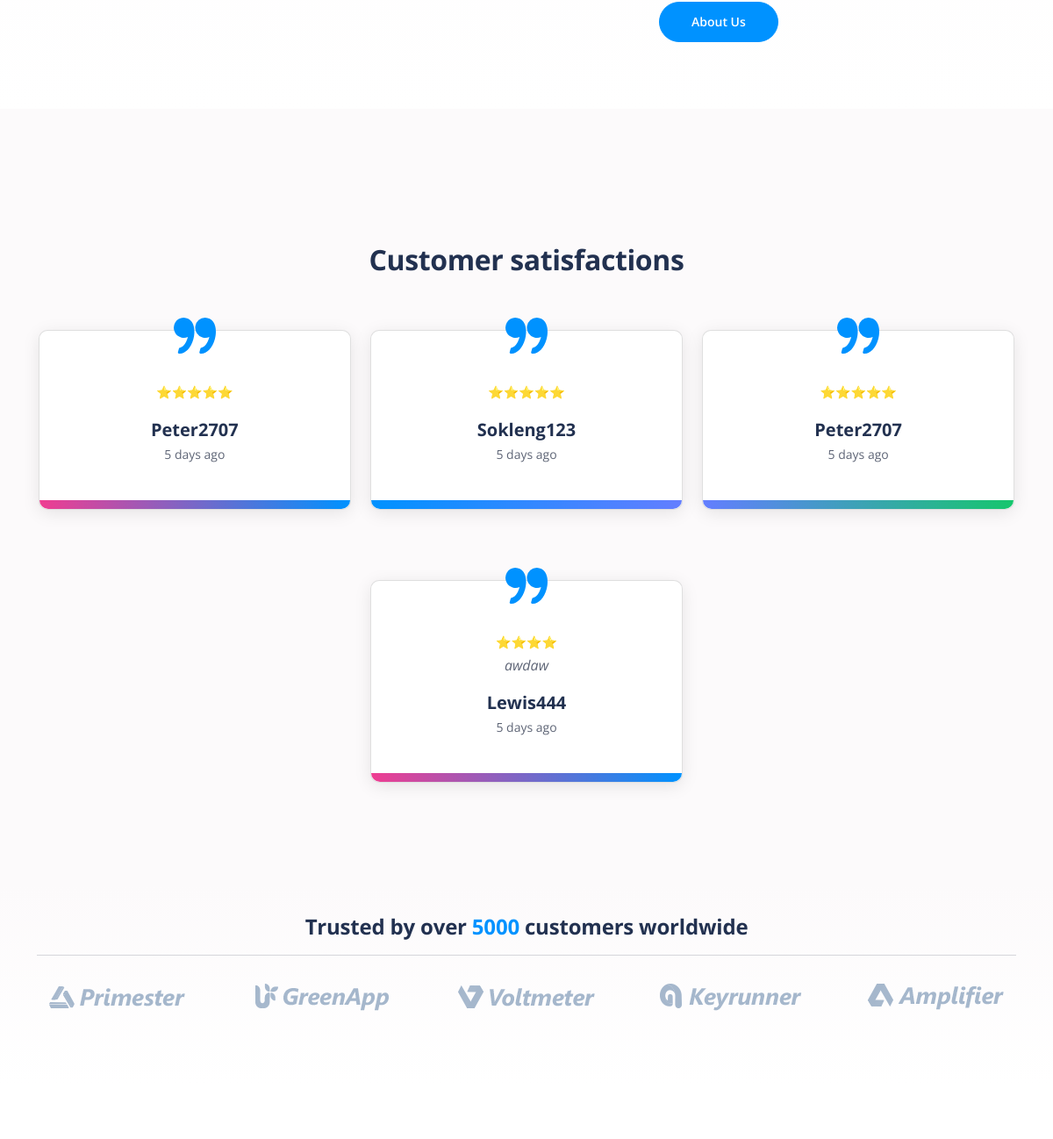
Before: /view/index.php (middle part) with the older database file.
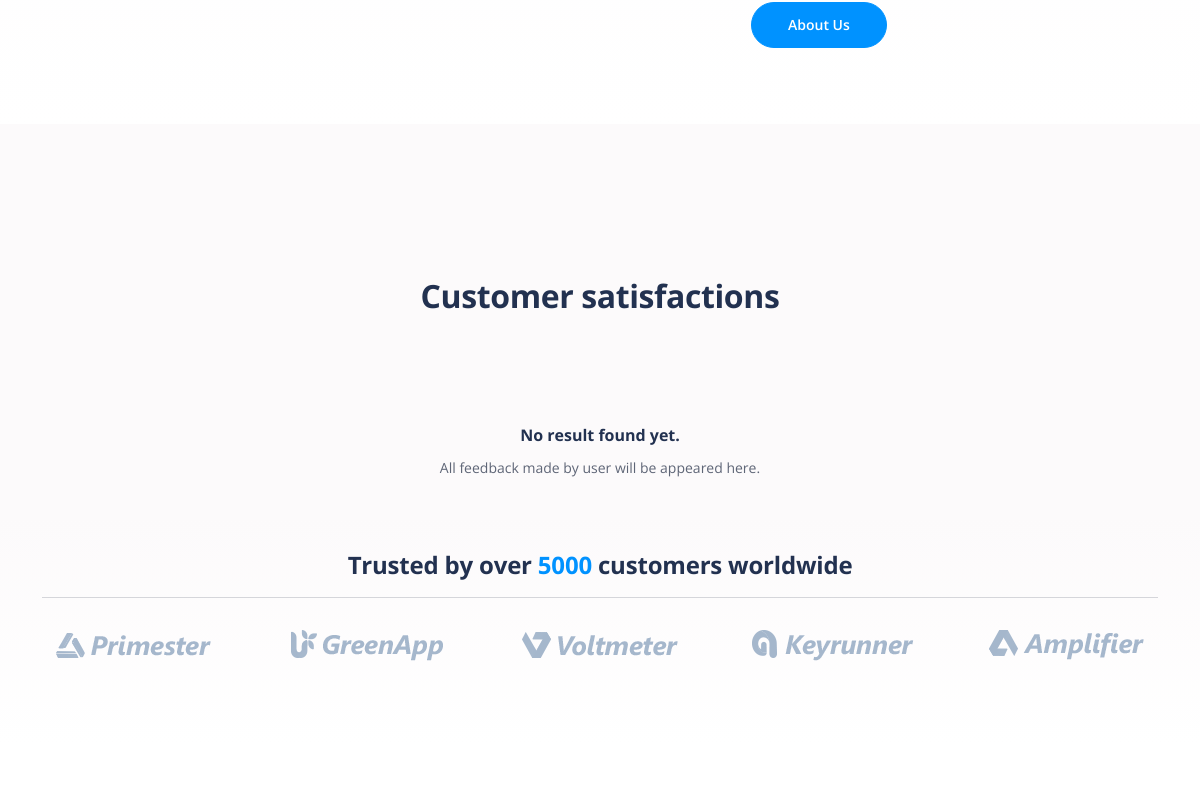
After: the same page with the newer database file.
### tables this page shows
CREATE TABLE `jobmatch` (
  `id` int(11) NOT NULL,
  `employer` text NOT NULL,
  `jobSeeker` text NOT NULL,
  `jobPostID` int(11) NOT NULL,
  `percentage` int(11) NOT NULL,
  `rating` int(11) DEFAULT NULL,
  `feedback` text DEFAULT NULL,
  `date` timestamp NOT NULL DEFAULT current_timestamp() ON UPDATE current_timestamp()
);

### controller/admin_controller.php (called while the page is built, shortened)
<?php
class AdminController {
    public function getAllFeedback() {
        require_once '../model/admin_model.php';
        include '../model/db_connection.php';
        $adminModel = new AdminModel();
        return $adminModel->getAllFeedback($db);
    }
}

### model/admin_model.php (called while the page is built, shortened)
<?php
class AdminModel {
	public function getAllFeedback($db) {
		require_once '../model/job_object.php';
		require_once '../model/matchmaking_model.php';
		$mm = new MatchmakingModel();
		$allFeedbacks = array();
		$query = "SELECT * FROM jobmatch ORDER BY id";
		$result = $db->query($query);
		$numResults = $result->num_rows;
		for ($i = 0; $i < $numResults; $i++) {
			$row = $result->fetch_assoc();
			if($row['rating'] != NULL || $row['rating'] > 1){
				$timeElapsed = $mm->getTimeElapsed($row['date']);
				$allFeedbacks[$i] = new Feedback($row['id'], $row['jobSeeker'], $row['employer'], intval($row['rating']), $row['feedback'], $timeElapsed);
			}
		}
		return $allFeedbacks;
	}
}

### model/matchmaking_model.php (called while the page is built, shortened)
<?php
class MatchmakingModel {
	function getTimeElapsed($date, $tense = 'ago') {
		static $periods = array('year', 'month', 'day', 'hour', 'minute', 'second');
		$now  = new DateTime('now');
		$date = new DateTime($date);
		$diff = $now->diff($date)->format('%y %m %d %h %i %s');
		$diff = explode(' ', $diff);
		$diff = array_combine($periods, $diff);
		$diff = array_filter($diff);
		$period = key($diff);
		$value  = current($diff);
		if (!$value) {
			$period = 'seconds';
			$value  = 0;
		} else {
			if ($value > 1) {
				$period .= 's';
			}
		}
		return "$value $period $tense";
	}
}

### model/job_object.php (called while the page is built, shortened)
<?php
class Feedback{
    public function __construct($id, $jobseeker, $employer, $rating, $comment, $date) {
        $this->jobseeker = $jobseeker;
        $this->rating = $rating;
        $this->comment = $comment;
        $this->date = $date;
    }
}

### view/index.php (the view, shortened to what this page needs)
<?php
require_once '../controller/admin_controller.php';
$ac = new AdminController();
$allFeedbacks = $ac->getAllFeedback();
?>
<!DOCTYPE html>
<html lang="en">
<head>
    <?php
        require_once("component/header.php");
    ?>
</head>
<body data-bs-spy="scroll" data-bs-target="#navbarExample">
    <div id=aboutUs class="basic-1">
        <div class="container">
            <div class="row">
                <div class="col-lg-6 col-xl-7">
                </div>
                <div class="col-lg-6 col-xl-5">
                    <div class="text-container">
                        <a class="btn-solid-reg" href="aboutus.php">About Us</a>
                    </div>
                </div>
            </div>
        </div>
    </div>
    <div class="cards-2 bg-gray">
        <div class="container">
            <div class="row">
                <div class="col-lg-12">
                    <h2 class="h2-heading">Customer satisfactions</h2>
                </div>
            </div>
            <div class="row">
                <div class="col-lg-12">
                    <?php
                    if (count($allFeedbacks) < 1) {
                        echo "<h6 class='mt-5'>No result found yet.</h6> <small>All feedback made by user will be appeared here.</small>";
                    } else {
                        $feedback = array_slice($allFeedbacks, -6);
                        for ($i = 0; $i < count($feedback); $i++) {
                            $rating = str_repeat("⭐", $feedback[$i]->rating);
                            $comment = $feedback[$i]->comment;
                            $jobseeker = $feedback[$i]->jobseeker;
                            $date = $feedback[$i]->date;
                            echo <<< END
                                <div class="card">
                                    <img class="quotes" src="../images/quotes.svg" alt="alternative">
                                    <div class="card-body">
                                        <small>$rating</small>
                                        <p class="testimonial-text">$comment</p>
                                        <div class="testimonial-author">$jobseeker</div>
                                        <div class="occupation">$date</div>
                                    </div>
                            END;
                            if($i == 0 || $i == 3){
                                echo "<div class='gradient-floor red-to-blue'></div>";
                            }elseif($i == 1 || $i == 4){
                                echo "<div class='gradient-floor blue-to-purple'></div>";
                            }elseif($i == 2 || $i == 5){
                                echo "<div class='gradient-floor purple-to-green'></div>";
                            }
                            echo <<< END
                                </div>
                            END;
                        }
                    }
                    ?>
                </div>
            </div>
        </div>
    </div>
    <div class="slider-1">
        <div class="container">
            <div class="row">
                <div class="col-lg-12">
                    <h4>Trusted by over <span class="blue">5000</span> customers worldwide</h4>
                    <hr class="section-divider">
                    <div class="slider-container">
                        <div class="swiper-container image-slider">
                            <div class="swiper-wrapper">
                                <div class="swiper-slide">
                                    <img class="img-fluid" src="../images/customer-logo-1.png" alt="alternative">
                                </div>
                                <div class="swiper-slide">
                                    <img class="img-fluid" src="../images/customer-logo-2.png" alt="alternative">
                                </div>
                                <div class="swiper-slide">
                                    <img class="img-fluid" src="../images/customer-logo-3.png" alt="alternative">
                                </div>
                                <div class="swiper-slide">
                                    <img class="img-fluid" src="../images/customer-logo-4.png" alt="alternative">
                                </div>
                                <div class="swiper-slide">
                                    <img class="img-fluid" src="../images/customer-logo-5.png" alt="alternative">
                                </div>
                            </div>
                        </div>
                    </div>
                </div>
            </div>
        </div>
    </div>
    <div class="basic-3">
    </div>
</body>
</html>

### view/component/header.php
<?php
    echo <<<END
    <meta charset="utf-8">
    <meta name="viewport" content="width=device-width, initial-scale=1, shrink-to-fit=no">
    <meta name="description" content="Your description">
    <meta name="author" content="Your name">
    <meta property="og:site_name" content="" />
    <meta property="og:site" content="" />
    <meta property="og:title" content="" />
    <meta property="og:description" content="" />
    <meta property="og:image" content="" />
    <meta property="og:url" content="" />
    <meta name="twitter:card" content="summary_large_image">
    <link href="https://fonts.googleapis.com/css2?family=Open+Sans:ital,wght@0,400;0,600;0,700;1,400&display=swap" rel="stylesheet">
    <link href="../css/bootstrap.min.css" rel="stylesheet">
    <link href="../css/fontawesome-all.min.css" rel="stylesheet">
    <link href="../css/swiper.css" rel="stylesheet">
    <link href="../css/styles.css" rel="stylesheet">
    <link rel="stylesheet" href="https://cdn.jsdelivr.net/gh/Wruczek/Bootstrap-Cookie-Alert@gh-pages/cookiealert.css">
    <link rel="stylesheet" href="https://jsuites.net/v4/jsuites.css" type="text/css" />
    <link rel="stylesheet" href="https://cdn.jsdelivr.net/npm/bootstrap-icons@1.6.1/font/bootstrap-icons.css">
    <script src="../js/jquery-3.6.0.min.js"></script>
    <script src="../js/ckeditor/ckeditor.js"></script>
    <script src="https://jsuites.net/v4/jsuites.js"></script>
    <link rel="icon" href="../images/favicon.png">
    END;
?>

### css/styles.css (style rules this page uses)
body, html { width: 100%; height: 100%; }
body, p { color: #5e6576; font: 400 1rem/1.625rem "Open Sans", sans-serif; }
h2 { color: #223150; font-weight: 700; font-size: 2rem; line-height: 2.5rem; letter-spacing: -0.4px; }
h4 { color: #223150; font-weight: 700; font-size: 1.5rem; line-height: 2rem; letter-spacing: -0.2px; }
h6 { color: #223150; font-weight: 700; font-size: 1rem; line-height: 1.375rem; }
span { overflow: hidden !important; text-overflow: ellipsis; }
a { color: #5e6576; text-decoration: underline; }
.blue { color: #0092ff; }
.bg-gray { background-color: #fcfafb; }
.btn-solid-reg { display: inline-block; padding: 1.375rem 2.25rem 1.375rem 2.25rem; border: 1px solid #0092ff; border-radius: 30px; background-color: #0092ff; color: #ffffff; font-weight: 600; font-size: 0.875rem; line-height: 0; text-decoration: none; transition: all 0.2s; }
.basic-1 { padding-top: 2.25rem; padding-bottom: 4.75rem; background: linear-gradient(rgb(252, 250, 251), rgb(255, 255, 255)); }
.cards-2 { padding-top: 9.5rem; padding-bottom: 2.25rem; text-align: center; }
.cards-2 .h2-heading { margin-bottom: 3.75rem; }
.slider-1 { padding-top: 2rem; padding-bottom: 3.75rem; background: linear-gradient(rgb(252, 250, 251), rgb(255, 255, 255)); text-align: center; }
.slider-1 h4 { margin-bottom: 0.25rem; }
.slider-1 .section-divider { margin-bottom: 1rem; }
.slider-1 .slider-container { margin-bottom: 0.5rem; padding: 1rem 0; }
.basic-3 { padding-top: 4rem; background-size: cover; text-align: center; }
@media (min-width: 992px) { .h2-heading { width: 35.25rem; margin-right: auto; margin-left: auto; } }
@media (min-width: 992px) { .basic-1 .text-container { margin-top: 2rem; } }
@media (min-width: 1200px) { .container { max-width: 1140px; } }
@media (min-width: 1200px) { .basic-1 .text-container { margin-top: 5rem; margin-left: 2.75rem; } }
.testimonial-text { font-style: italic; }
.testimonial-author { font-weight: 700; font-size: 1.25rem; line-height: 1.75rem; }
.cards-2 .card { position: relative; margin-bottom: 5rem; border-radius: 10px; box-shadow: 0 4px 20px -1px rgba(0, 0, 0, 0.1); }
.cards-2 .card .quotes { position: absolute; top: -15px; right: 0; left: 0; width: 48px; margin-right: auto; margin-left: auto; }
.cards-2 .card-body { padding: 3.5rem 2rem 3.125rem 2rem; }
.cards-2 .testimonial-author { margin-bottom: 0.125rem; color: #223150; }
.cards-2 .occupation { font-size: 0.875rem; line-height: 1.5rem; }
.cards-2 .card .gradient-floor { position: absolute; bottom: 0; left: 0; height: 10px; width: 100%; border-bottom-left-radius: 10px; border-bottom-right-radius: 10px; }
.cards-2 .card .gradient-floor.red-to-blue { background: linear-gradient(to right, #ef3d91, #0092ff); }
.cards-2 .card .gradient-floor.blue-to-purple { background: linear-gradient(to right, #0092ff, #637eff); }
.cards-2 .card .gradient-floor.purple-to-green { background: linear-gradient(to right, #637eff, #16c66d); }
@media (min-width: 992px) { .cards-2 .card { display: inline-block; width: 298px; vertical-align: top; } }
@media (min-width: 992px) { .cards-2 .card:nth-of-type(3n+2) { margin-right: 1rem; margin-left: 1rem; } }
@media (min-width: 1200px) { .cards-2 .card { width: 356px; } }
@media (min-width: 1200px) { .cards-2 .card:nth-of-type(3n+2) { margin-right: 1.125rem; margin-left: 1.125rem; } }

Changed rows visible on the page:
removed jobmatch: rating "⭐⭐⭐⭐⭐", jobSeeker "Peter2707", date "5 days ago"
removed jobmatch: rating "⭐⭐⭐⭐⭐", jobSeeker "Sokleng123", date "5 days ago"
removed jobmatch: rating "⭐⭐⭐⭐⭐", jobSeeker "Peter2707", date "5 days ago"
removed jobmatch: rating "⭐⭐⭐⭐", feedback "awdaw", jobSeeker "Lewis444", date "5 days ago"
Other visible differences:
text now shown: "No result found yet. All feedback made by user will be appeared here."
